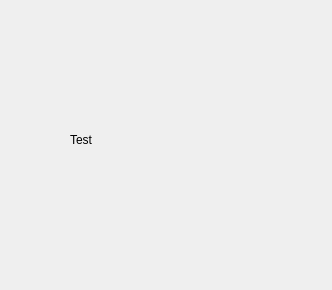
<?xml version="1.0" encoding="UTF-8"?>
<ui version="4.0">
 <class>Form</class>
 <widget class="QWidget" name="Form">
  <property name="geometry">
   <rect>
    <x>0</x>
    <y>0</y>
    <width>332</width>
    <height>290</height>
   </rect>
  </property>
  <property name="windowTitle">
   <string>Form</string>
  </property>
  <widget class="QLabel" name="label">
   <property name="geometry">
    <rect>
     <x>70</x>
     <y>130</y>
     <width>67</width>
     <height>19</height>
    </rect>
   </property>
   <property name="text">
    <string>Test</string>
   </property>
  </widget>
 </widget>
 <resources/>
 <connections/>
</ui>
